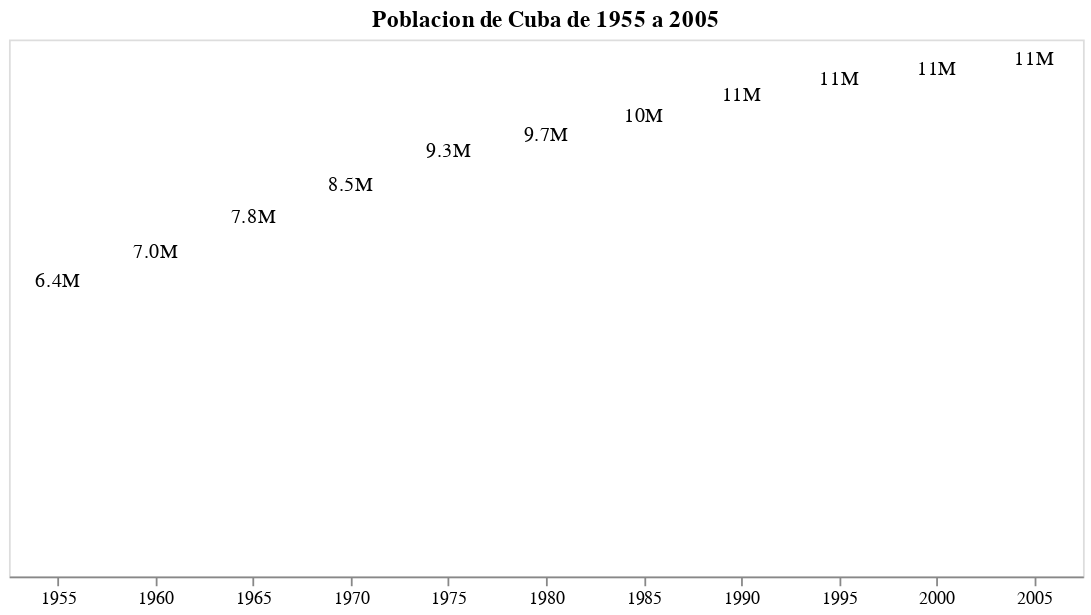

Notebook cell for this chart:
### Code cell
etiquetas

### Figure 1 — Vega-Lite specification as saved in the notebook (floating-point values rounded to 4 significant figures)
{"config": {"view": {"continuousWidth": 400, "continuousHeight": 300}}, "data": {"name": "data-7eae0e229dbcbec0824cda5b85200156"}, "mark": {"type": "text", "dy": -5}, "encoding": {"text": {"field": "pop", "format": ".2s", "type": "quantitative"}, "tooltip": {"field": "pop", "type": "quantitative"}, "x": {"axis": {"labelAngle": 0}, "field": "year", "title": "", "type": "ordinal"}, "y": {"axis": {"domain": false, "format": ".2s", "grid": false, "labels": false, "ticks": false}, "field": "pop", "title": "", "type": "quantitative"}}, "title": "Poblacion de Cuba de 1955 a 2005", "width": 600, "$schema": "https://vega.github.io/schema/vega-lite/v4.17.0.json", "datasets": {"data-7eae0e229dbcbec0824cda5b85200156": [{"year": 1955, "country": "Cuba", "cluster": 3, "pop": 6381106, "life_expect": 62.33, "fertility": 3.7}, {"year": 1960, "country": "Cuba", "cluster": 3, "pop": 7027210, "life_expect": 65.25, "fertility": 4.681}, {"year": 1965, "country": "Cuba", "cluster": 3, "pop": 7809916, "life_expect": 68.29, "fertility": 4.3}, {"year": 1970, "country": "Cuba", "cluster": 3, "pop": 8542746, "life_expect": 70.72, "fertility": 3.6}, {"year": 1975, "country": "Cuba", "cluster": 3, "pop": 9290074, "life_expect": 72.65, "fertility": 2.15}, {"year": 1980, "country": "Cuba", "cluster": 3, "pop": 9652975, "life_expect": 73.72, "fertility": 1.849}, {"year": 1985, "country": "Cuba", "cluster": 3, "pop": 10078658, "life_expect": 74.17, "fertility": 1.849}, {"year": 1990, "country": "Cuba", "cluster": 3, "pop": 10544793, "life_expect": 74.41, "fertility": 1.651}, {"year": 1995, "country": "Cuba", "cluster": 3, "pop": 10896802, "life_expect": 76.15, "fertility": 1.61}, {"year": 2000, "country": "Cuba", "cluster": 3, "pop": 11134273, "life_expect": 77.16, "fertility": 1.63}, {"year": 2005, "country": "Cuba", "cluster": 3, "pop": 11346670, "life_expect": 78.27, "fertility": 1.49}]}}
